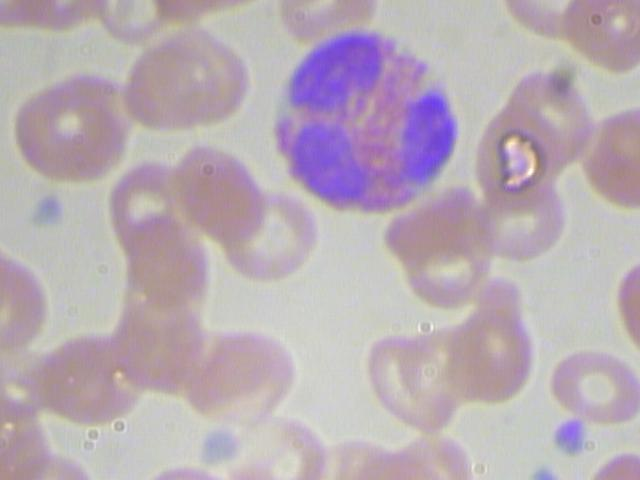
#> input picture wbc_segmentation/data/dataset-master/JPEGImages/BloodImage_00220.jpg, 640 x 480 px
$ python -i watershed_marker.py   (imports and definitions only)
#> lines starting #> are read from the running program, lines starting #| are printed output that depends on the picture; after the words box and inside, x2 and y2 are one past the last pixel; in counts of white or black regions, pixels touching at a corner belong together
# src/watershed_marker.py
import cv2
import numpy as np
from skimage.feature import peak_local_max
from scipy import ndimage as ndi

def watershed_with_markers(image):
    # Step 1: Binary threshold
    _, binary = cv2.threshold(
        image, 0, 255, cv2.THRESH_BINARY + cv2.THRESH_OTSU
    )

    # Step 2: Distance transform
    distance = cv2.distanceTransform(binary, cv2.DIST_L2, 5)

    # Step 3: Find local maxima (coordinates)
    coords = peak_local_max(
        distance,
        min_distance=15,
        labels=binary
    )

    # Step 4: Create marker image SAME SIZE as input
    markers = np.zeros(distance.shape, dtype=np.int32)
    for i, (r, c) in enumerate(coords, start=1):
        markers[r, c] = i

    # Step 5: Watershed requires 3-channel image
    image_bgr = cv2.cvtColor(image, cv2.COLOR_GRAY2BGR)

    labels = cv2.watershed(image_bgr, markers)
    return labels

>>> import cv2
>>> picture = cv2.imread('../../wbc_segmentation/data/dataset-master/JPEGImages/BloodImage_00220.jpg', cv2.IMREAD_GRAYSCALE)
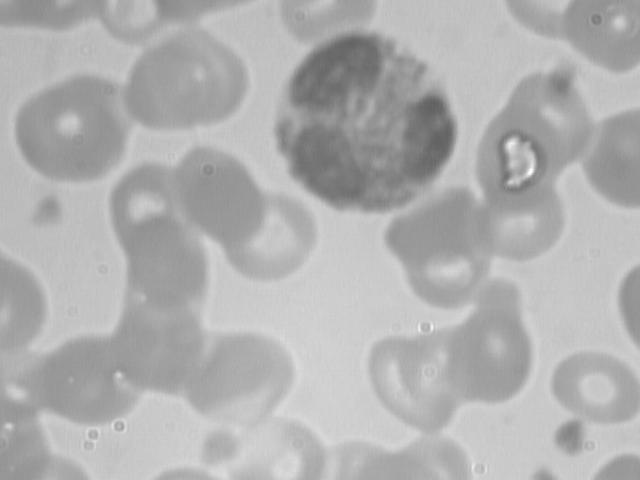
#> picture: shape (480, 640); min 95, max 255, mean 176.5
>>> result = watershed_with_markers(picture)
#> in watershed_with_markers, `_, binary = cv2.threshold( image, 0, 255, cv2.THRESH_BINARY + cv2.THRE..`:
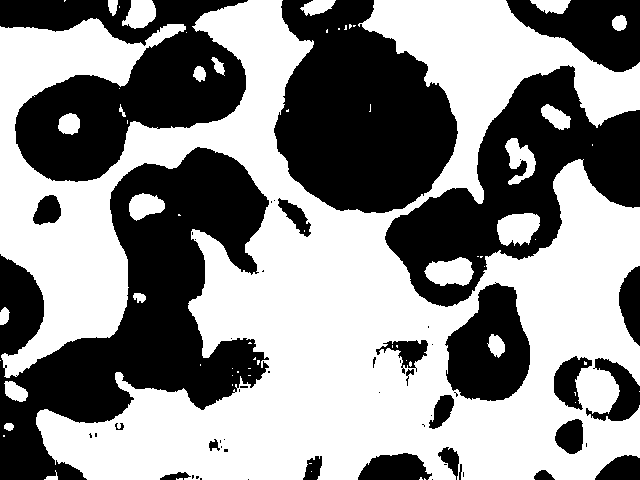
#> binary: shape (480, 640); 55.2% white; 56 black regions (32 under 20 px), largest, box (x1, y1, x2, y2) and area: (0, 147, 269, 480) 39693, (274, 0, 458, 213) 27450, (385, 65, 640, 307) 23904
#> in watershed_with_markers, `distance = cv2.distanceTransform(binary, cv2.DIST_L2, 5)`:
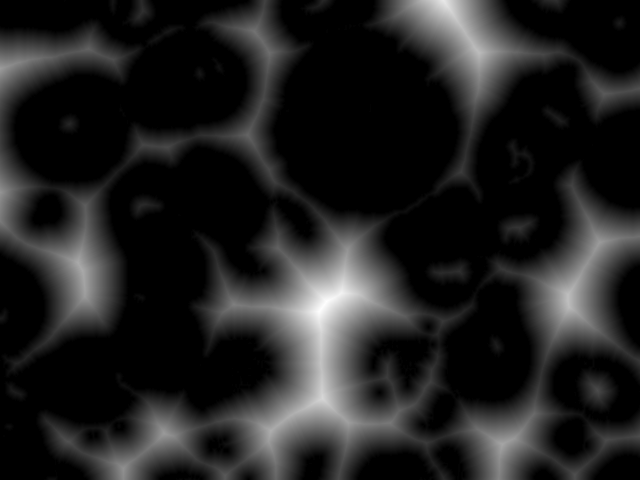
#> distance: shape (480, 640) float32; min 0, max 68.74, mean 9.1; drawn with min black and max white
#> in watershed_with_markers, `coords = peak_local_max( distance, min_distance=15, labels=binary )`: coords = 48 pairs, first value 15 to 464, second value 15 to 619
#> the loop in watershed_with_markers, `for i, (r, c) in enumerate(coords, start=1):` made 48 passes
#> (r, c) on passes 1 to 12: (301, 326), (398, 322), (15, 453), (299, 567), (49, 476), (430, 271), (270, 82), (444, 502), (242, 599), (433, 164), (63, 15), (464, 126)
#> after the loop in watershed_with_markers, `for i, (r, c) in enumerate(coords, start=1):`:
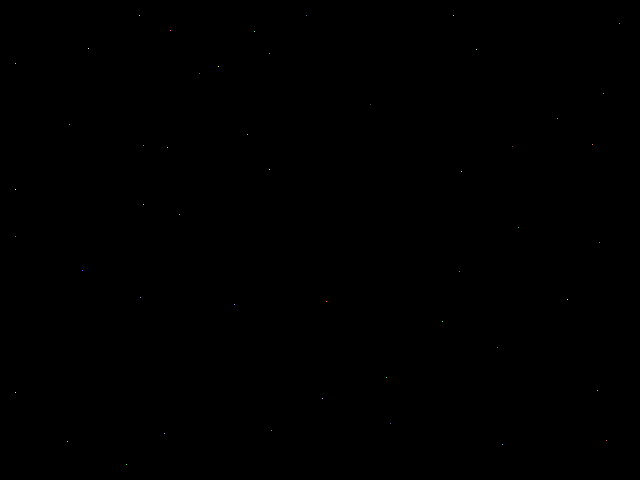
#> markers: shape (480, 640) int32; 49 distinct labels, from 0 to 48; one colour per label, 0 black
#> in watershed_with_markers, `labels = cv2.watershed(image_bgr, markers)`:
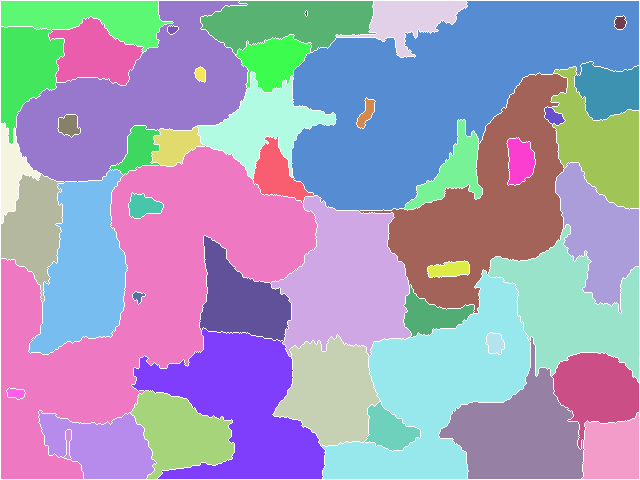
#> labels: shape (480, 640) int32; 49 distinct labels, from -1 to 48; one colour per label, 0 black, -1 white

$ run again, on wbc_segmentation/data/dataset-master/JPEGImages/BloodImage_00221.jpg
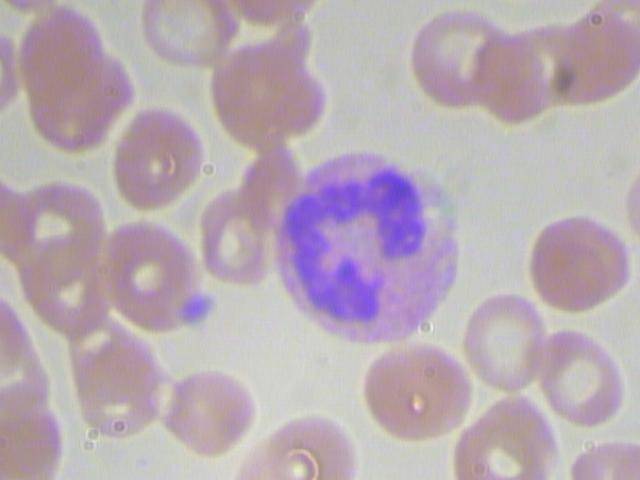
#> input picture wbc_segmentation/data/dataset-master/JPEGImages/BloodImage_00221.jpg, 640 x 480 px
#> in watershed_with_markers, `_, binary = cv2.threshold( image, 0, 255, cv2.THRESH_BINARY + cv2.THRE..`:
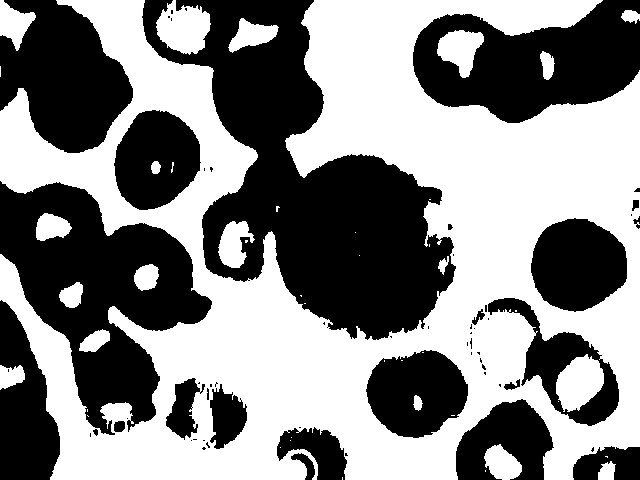
#> binary: shape (480, 640); 52.5% white; 62 black regions (39 under 20 px), largest, box (x1, y1, x2, y2) and area: (142, 0, 456, 340) 45621, (0, 181, 212, 435) 25535, (413, 0, 640, 123) 17251
#> coords = 59 pairs, first value 15 to 464, second value 15 to 624
#> the loop in watershed_with_markers, `for i, (r, c) in enumerate(coords, start=1):` made 59 passes
#> (r, c) on passes 1 to 8: (183, 502), (161, 581), (371, 291), (341, 257), (17, 365), (104, 373), (464, 150), (328, 624)
#> in watershed_with_markers, `labels = cv2.watershed(image_bgr, markers)`:
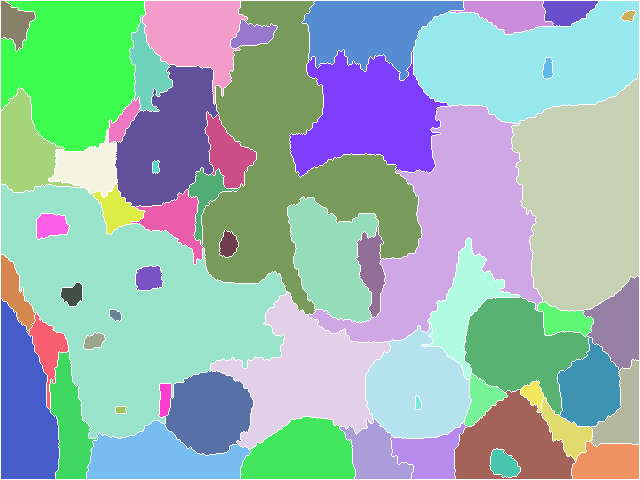
#> labels: shape (480, 640) int32; 60 distinct labels, from -1 to 59; one colour per label, 0 black, -1 white

$ run again, on wbc_segmentation/data/dataset-master/JPEGImages/BloodImage_00222.jpg
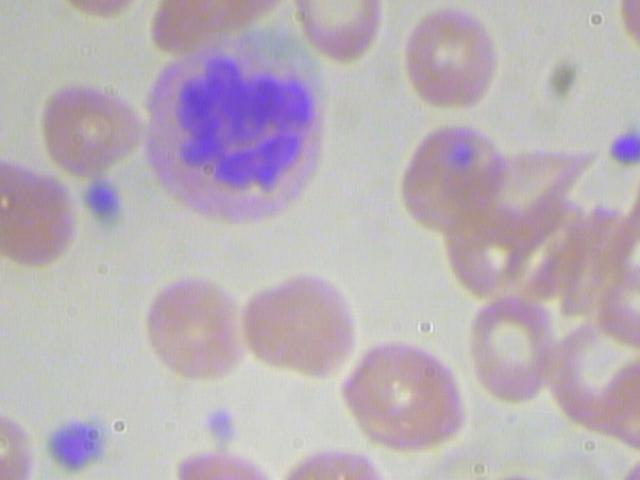
#> input picture wbc_segmentation/data/dataset-master/JPEGImages/BloodImage_00222.jpg, 640 x 480 px
#> in watershed_with_markers, `_, binary = cv2.threshold( image, 0, 255, cv2.THRESH_BINARY + cv2.THRE..`:
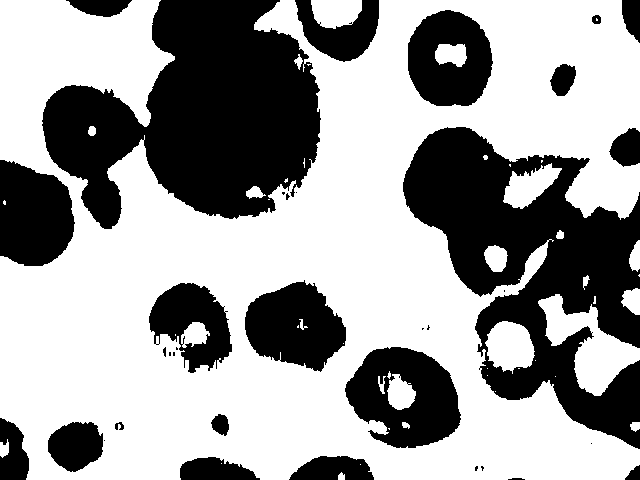
#> binary: shape (480, 640); 61.7% white; 35 black regions (13 under 20 px), largest, box (x1, y1, x2, y2) and area: (42, 0, 321, 229) 38845, (403, 127, 640, 449) 35803, (345, 347, 461, 448) 7650
#> coords = 44 pairs, first value 15 to 464, second value 15 to 624
#> the loop in watershed_with_markers, `for i, (r, c) in enumerate(coords, start=1):` made 44 passes
#> (r, c) on passes 1 to 8: (341, 70), (346, 44), (40, 15), (229, 347), (275, 388), (15, 537), (415, 280), (121, 372)
#> in watershed_with_markers, `labels = cv2.watershed(image_bgr, markers)`:
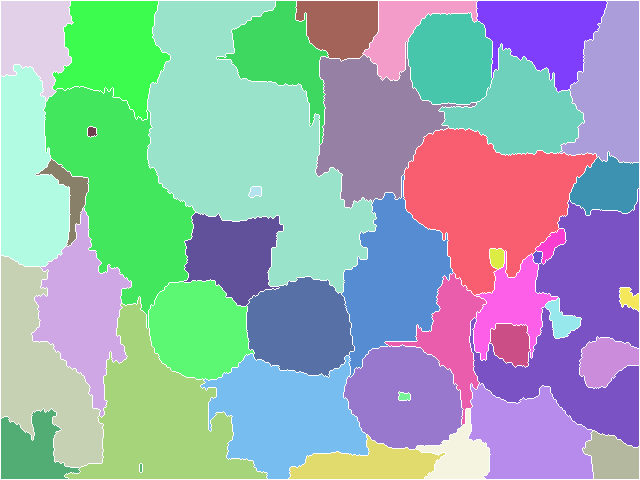
#> labels: shape (480, 640) int32; 45 distinct labels, from -1 to 44; one colour per label, 0 black, -1 white

$ run again, on wbc_segmentation/data/dataset-master/JPEGImages/BloodImage_00223.jpg
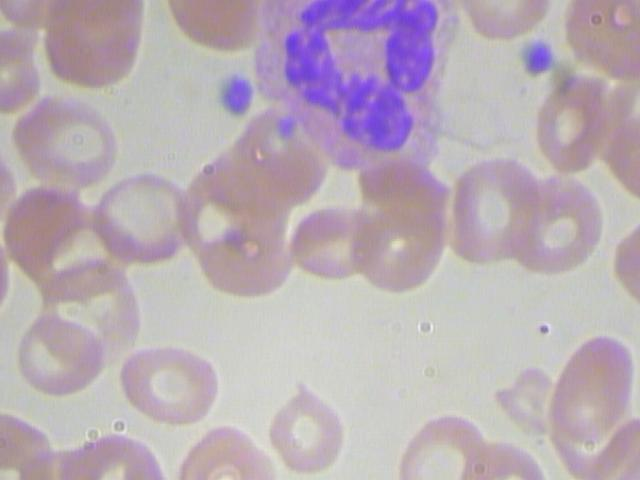
#> input picture wbc_segmentation/data/dataset-master/JPEGImages/BloodImage_00223.jpg, 640 x 480 px
#> in watershed_with_markers, `_, binary = cv2.threshold( image, 0, 255, cv2.THRESH_BINARY + cv2.THRE..`:
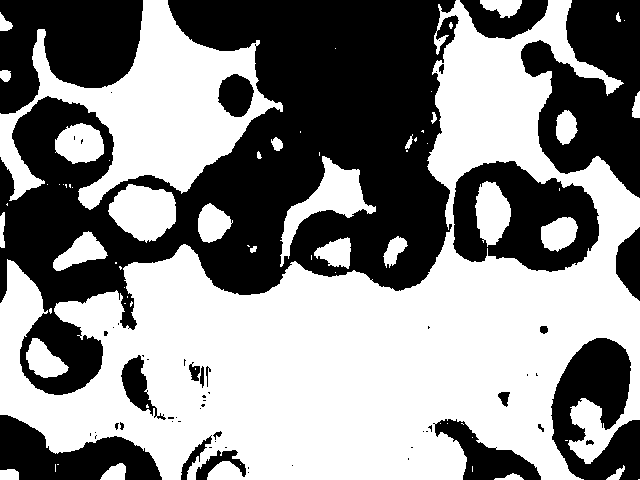
#> binary: shape (480, 640); 54.3% white; 61 black regions (38 under 20 px), largest, box (x1, y1, x2, y2) and area: (0, 0, 459, 395) 81278, (521, 0, 640, 198) 14390, (0, 0, 143, 114) 11485
#> coords = 56 pairs, first value 15 to 464, second value 15 to 624
#> the loop in watershed_with_markers, `for i, (r, c) in enumerate(coords, start=1):` made 56 passes
#> (r, c) on passes 1 to 8: (377, 340), (317, 485), (336, 484), (118, 165), (108, 489), (370, 454), (315, 180), (301, 588)
#> in watershed_with_markers, `labels = cv2.watershed(image_bgr, markers)`:
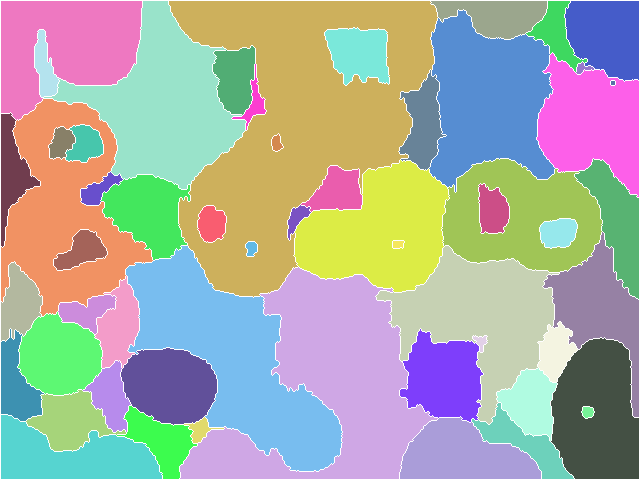
#> labels: shape (480, 640) int32; 57 distinct labels, from -1 to 56; one colour per label, 0 black, -1 white
